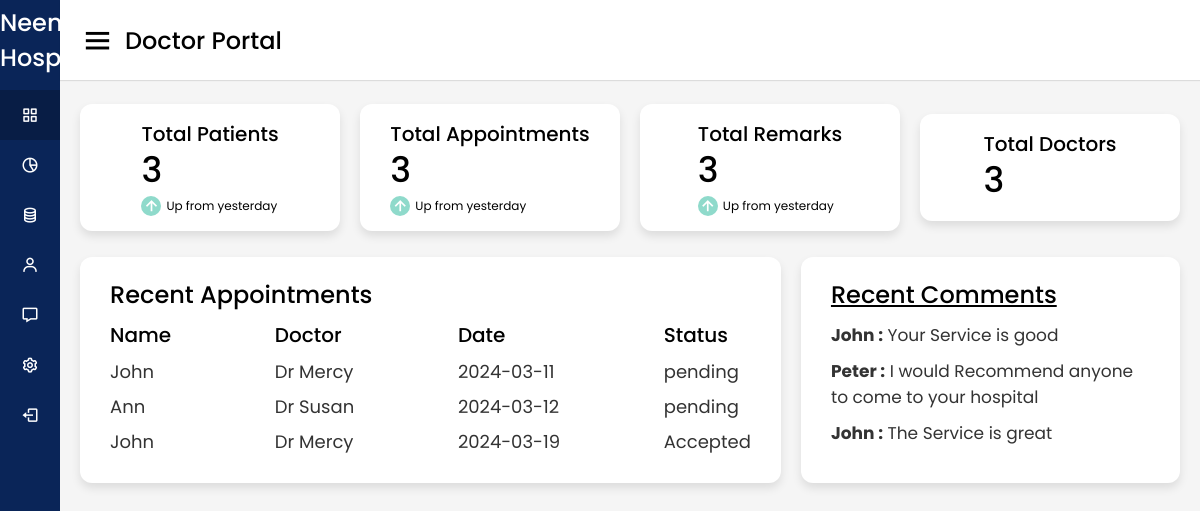
Page /doctordashboard (signed in) on the committed database.
### tables this page shows
CREATE TABLE appointmentTable(
				id INTEGER PRIMARY KEY AUTOINCREMENT,
				fullname TEXT,
				doctor TEXT,
				date_ TEXT,
				time_ TEXT,
				insurance TEXT,
				status TEXT

				, department TEXT, patient_id TEXT);

CREATE TABLE feedbackTable(
				id INTEGER PRIMARY KEY AUTOINCREMENT,
				fullname TEXT,
				message TEXT
				);

### main.py (the view)
@app.route('/doctordashboard')
def doctordashboard():
	if 'doctor_id' in session:
		doctor_name = docName()
		doctor= fetch_doctor_count()
		comments=get_comments()
		appointments=fetch_appointments()
		totalappointments =fetch_appointment_count()
		totalpatients = fetch_patient_count()
		feedback=fetch_feedback_count()
		return render_template('docDashboard.html',doctor_name=doctor_name,doctor=doctor, totalappointments=totalappointments, totalpatients=totalpatients,comments=comments,appointments=appointments,feedback=feedback)
	else:
		return redirect(url_for('doclogin'))

### main.py (called while the page is built)
def get_comments():
	conn = sqlite3.connect('neema.db')
	cursor = conn.cursor()
	cursor.execute('SELECT fullname,message FROM feedbackTable')
	comments_ = cursor.fetchall()
	conn.close()
	return comments_

def docName():
	doctor_id_ = session['doctor_id']
	conn =sqlite3.connect('neema.db')
	cursor = conn.cursor()
	cursor.execute('SELECT firstname FROM doctorTable WHERE doctr_id = ?',(doctor_id_,))
	doctor_name= cursor.fetchone()[0]
	return doctor_name

def fetch_appointments():
	conn = sqlite3.connect('neema.db')
	cursor = conn.cursor()
	cursor.execute('SELECT id,fullname,doctor,date_,status FROM appointmentTable  ORDER BY date_ ASC LIMIT 10')
	appointments =cursor.fetchall()
	return appointments

def fetch_patient_count():
	conn = sqlite3.connect('neema.db')
	cursor = conn.cursor()
	cursor.execute('SELECT COUNT(*) FROM patientTable')
	counts =cursor.fetchone()[0]
	conn.close()
	return counts

def fetch_appointment_count():
	conn = sqlite3.connect('neema.db')
	cursor = conn.cursor()
	cursor.execute('SELECT COUNT(*) FROM appointmentTable')
	counts =cursor.fetchone()[0]
	conn.close()
	return counts

def fetch_feedback_count():
	conn = sqlite3.connect('neema.db')
	cursor = conn.cursor()
	cursor.execute('SELECT COUNT(*) FROM feedbackTable')
	counts =cursor.fetchone()[0]
	conn.close()
	return counts

def fetch_doctor_count():
	conn = sqlite3.connect('neema.db')
	cursor = conn.cursor()
	cursor.execute('SELECT COUNT(*) FROM doctorTable')
	counts =cursor.fetchone()[0]
	conn.close()
	return counts

### templates/docDashboard.html (shortened to what this page needs)
{% extends "doctorBase.html" %}
{% block content %}
<div class="home-content">
        <div class="overview-boxes">
          <div class="box">
            <div class="right-side">
              <div class="box-topic">Total Patients</div>
              <div class="number">{{totalpatients}}</div>
              <div class="indicator">
                <i class="bx bx-up-arrow-alt"></i>
                <span class="text">Up from yesterday</span>
              </div>
            </div>
          </div>
          <div class="box">
            <div class="right-side">
              <div class="box-topic">Total Appointments</div>
              <div class="number">{{totalappointments}}</div>
              <div class="indicator">
                <i class="bx bx-up-arrow-alt"></i>
                <span class="text">Up from yesterday</span>
              </div>
            </div>
          </div>
          <div class="box">
            <div class="right-side">
              <div class="box-topic">Total Remarks</div>
              <div class="number">{{feedback}}</div>
              <div class="indicator">
                <i class="bx bx-up-arrow-alt"></i>
                <span class="text">Up from yesterday</span>
              </div>
            </div>
          </div>
          <div class="box">
            <div class="right-side">
              <div class="box-topic">Total Doctors</div>
              <div class="number"> {{doctor}} </div>
            </div>
          </div>
        </div>
        <div class="sales-boxes">
          <div class="recent-sales box">
            <div class="title">Recent Appointments</div>
            <div class="sales-details">
              <ul class="details">
                <li class="topic">Name</li>
                {% for appointment in appointments %}
                <li><a href="#">{{appointment[1]}}</a></li>
                {% endfor%}
              </ul>
              <ul class="details">
                <li class="topic">Doctor</li>
                {% for appointment in appointments %}
                <li><a href="#">{{appointment[2]}}</a></li>
                {% endfor%}
              </ul>
              <ul class="details">
                <li class="topic">Date</li>
                {% for appointment in appointments %}
                <li><a href="#">{{appointment[3]}}</a></li>
                {% endfor%}
              </ul>
              <ul class="details">
                <li class="topic">Status</li>
                {% for appointment in appointments %}
                <li><a href="#">{{appointment[4]}}</a></li>
                {% endfor%}
              </ul>
            </div>
          </div>
          <div class="top-sales box">
            <div class="title"><u>Recent Comments</u></div>
            <ul class="top-sales-details">
            	{% for name,comment in comments%}
              <li>
                <span class="price"><b>{{name}} :</b>    {{comment}} </span>
              </li>
              {% endfor %}
            </ul>
          </div>
        </div>
      </div>
    </section>
{% endblock %}

### templates/doctorBase.html (shortened to what this page needs)
<!DOCTYPE html>
<html>
<head>
	<link rel="stylesheet" href="{{url_for('static',filename='css/docstyle.css')}}" />
    <link href="https://unpkg.com/boxicons@2.0.7/css/boxicons.min.css" rel="stylesheet" />
</head>
<body>
<div class="sidebar">
      <div class="logo-details">
        <span class="logo_name">Neema Hospital</span>
      </div>
      <ul class="nav-links">
        <li>
          <a href=" {{url_for('doctordashboard')}} " class="active">
            <i class="bx bx-grid-alt"></i>
            <span class="links_name">Dashboard</span>
          </a>
        </li>
        <li>
          <a href=" {{url_for('appointmentmng')}} ">
            <i class="bx bx-pie-chart-alt-2"></i>
            <span class="links_name">Appointment Mng</span>
          </a>
        </li>
        <li>
          <a href="{{url_for('eprescription')}}">
            <i class="bx bx-coin-stack"></i>
            <span class="links_name">E-Prescription</span>
          </a>
        </li>
        <li>
          <a href="{{url_for('patientrecords')}}">
            <i class="bx bx-user"></i>
            <span class="links_name">Patient Records</span>
          </a>
        </li>
        <li>
          <a href="{{url_for('feedbackmng')}}">
            <i class="bx bx-message"></i>
            <span class="links_name">Feedback</span>
          </a>
        </li>
        <li>
          <a href="{{url_for('docprofile')}}">
            <i class="bx bx-cog"></i>
            <span class="links_name">Profile</span>
          </a>
        </li>
        <li>
          <a href="{{url_for('doclogout')}}">
            <i class="bx bx-log-out"></i>
            <span class="links_name">Logout</span>
          </a>
        </li>
      </ul>
    </div>
    <section class="home-section">
      <nav>
        <div class="sidebar-button">
          <i class="bx bx-menu sidebarBtn"></i>
          <span class="dashboard">Doctor Portal</span>
        </div>
      </nav>
{% block content%}
{% endblock %}
</body>
</html>

### static/css/docstyle.css (style rules this page uses)
* { margin: 0; padding: 0; box-sizing: border-box; font-family: 'Poppins', sans-serif; }
.sidebar { position: fixed; height: 100%; width: 240px; background: #0A2558; transition: all 0.5s ease; }
.sidebar .logo-details { height: 80px; display: flex; align-items: center; }
.sidebar .logo-details .logo_name { color: #fff; font-size: 24px; font-weight: 500; }
.sidebar .nav-links { margin-top: 10px; }
.sidebar .nav-links li { position: relative; list-style: none; height: 50px; }
.sidebar .nav-links li a { height: 100%; width: 100%; display: flex; align-items: center; text-decoration: none; transition: all 0.4s ease; }
.sidebar .nav-links li a.active { background: #081D45; }
.sidebar .nav-links li i { min-width: 60px; text-align: center; font-size: 18px; color: #fff; }
.sidebar .nav-links li a .links_name { color: #fff; font-size: 15px; font-weight: 400; white-space: nowrap; }
.home-section { position: relative; background: #f5f5f5; min-height: 100vh; width: calc(100% - 240px); left: 240px; transition: all 0.5s ease; }
.home-section nav { display: flex; justify-content: space-between; height: 80px; background: #fff; display: flex; align-items: center; position: fixed; width: calc(100% - 240px); left: 240px; z-index: 100; padding: 0 20px; box-shadow: 0 1px 1px rgba(0, 0, 0, 0.1); transition: all 0.5s ease; }
.home-section nav .sidebar-button { display: flex; align-items: center; font-size: 24px; font-weight: 500; }
nav .sidebar-button i { font-size: 35px; margin-right: 10px; }
.home-section .home-content { position: relative; padding-top: 104px; }
.home-content .overview-boxes { display: flex; align-items: center; justify-content: space-between; flex-wrap: wrap; padding: 0 20px; margin-bottom: 26px; }
.overview-boxes .box { display: flex; align-items: center; justify-content: center; width: calc(100% / 4 - 15px); background: #fff; padding: 15px 14px; border-radius: 12px; box-shadow: 0 5px 10px rgba(0,0,0,0.1); }
.overview-boxes .box-topic { font-size: 20px; font-weight: 500; }
.home-content .box .number { display: inline-block; font-size: 35px; margin-top: -6px; font-weight: 500; }
.home-content .box .indicator { display: flex; align-items: center; }
.home-content .box .indicator i { height: 20px; width: 20px; background: #8FDACB; line-height: 20px; text-align: center; border-radius: 50%; color: #fff; font-size: 20px; margin-right: 5px; }
.home-content .box .indicator .text { font-size: 12px; }
.home-content .sales-boxes { display: flex; justify-content: space-between; }
.home-content .sales-boxes .recent-sales { width: 65%; background: #fff; padding: 20px 30px; margin: 0 20px; border-radius: 12px; box-shadow: 0 5px 10px rgba(0, 0, 0, 0.1); }
.home-content .sales-boxes .sales-details { display: flex; align-items: center; justify-content: space-between; }
.sales-boxes .box .title { font-size: 24px; font-weight: 500; }
.sales-boxes .sales-details li.topic { font-size: 20px; font-weight: 500; }
.sales-boxes .sales-details li { list-style: none; margin: 8px 0; }
.sales-boxes .sales-details li a { font-size: 18px; color: #333; font-size: 400; text-decoration: none; }
.home-content .sales-boxes .top-sales { width: 35%; background: #fff; padding: 20px 30px; margin: 0 20px 0 0; border-radius: 12px; box-shadow: 0 5px 10px rgba(0, 0, 0, 0.1); }
.sales-boxes .top-sales li { display: flex; align-items: center; justify-content: space-between; margin: 10px 0; }
.sales-boxes .top-sales li .product, .price { font-size: 17px; font-weight: 400; color: #333; }
@media (max-width: 1240px) { .sidebar { width: 60px; } }
@media (max-width: 1240px) { .home-section { width: calc(100% - 60px); left: 60px; } }
@media (max-width: 1240px) { .home-section nav { width: calc(100% - 60px); left: 60px; } }

### rows in the picture
appointmentTable: fullname "John", doctor "Dr Mercy", date_ "2024-03-11", status "pending"
appointmentTable: fullname "Ann", doctor "Dr Susan", date_ "2024-03-12", status "pending"
appointmentTable: fullname "John", doctor "Dr Mercy", date_ "2024-03-19", status "Accepted"
feedbackTable: fullname "John", message "Your Service is good"
feedbackTable: fullname "Peter", message "I would Recommend anyone to come to your hospital"
feedbackTable: fullname "John", message "The Service is great"

### other values in the picture
{{ totalpatients }} "3"
{{ totalappointments }} "3"
{{ feedback }} "3"
{{ doctor }} "3"
